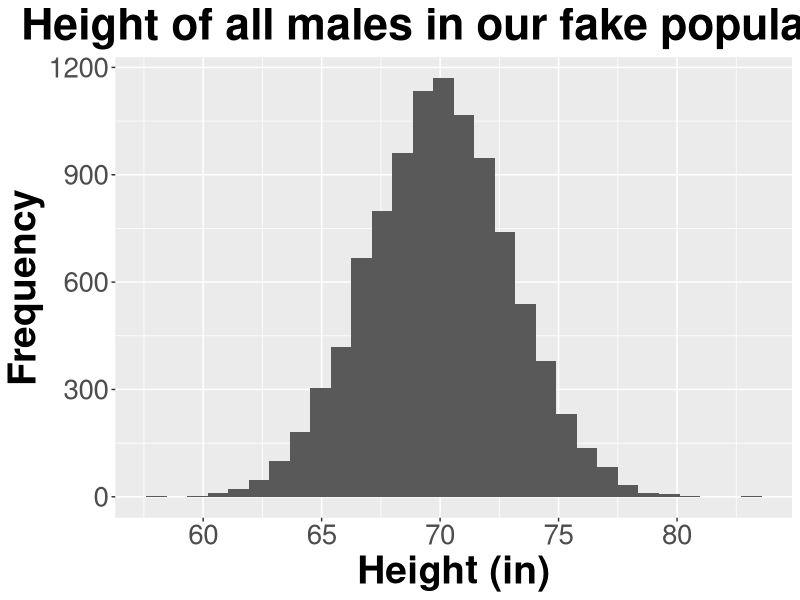
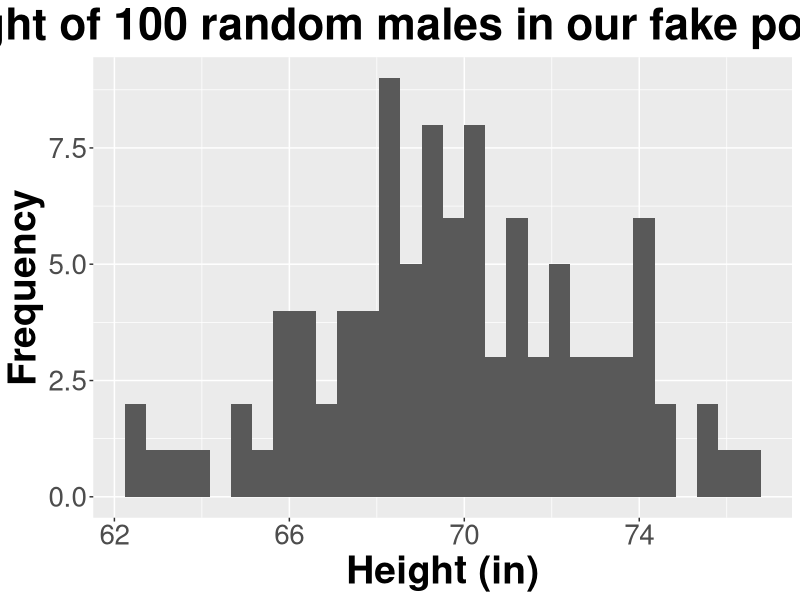
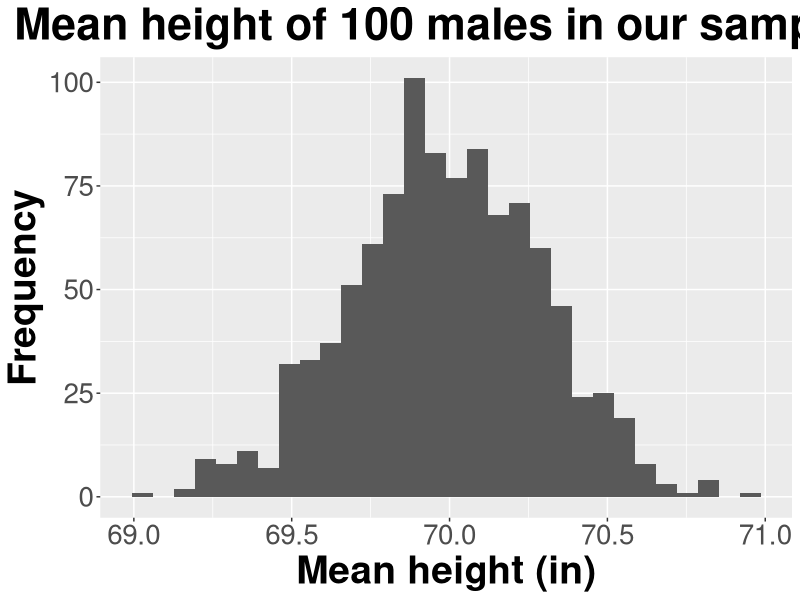
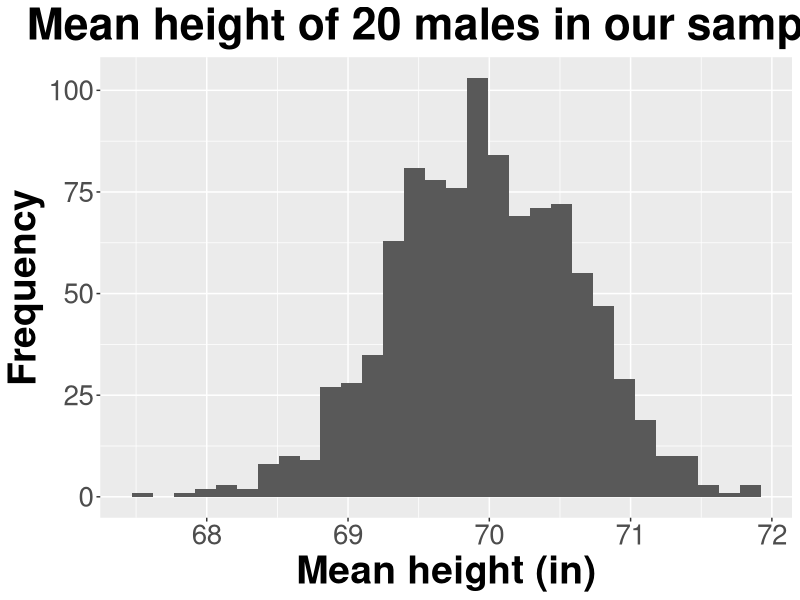
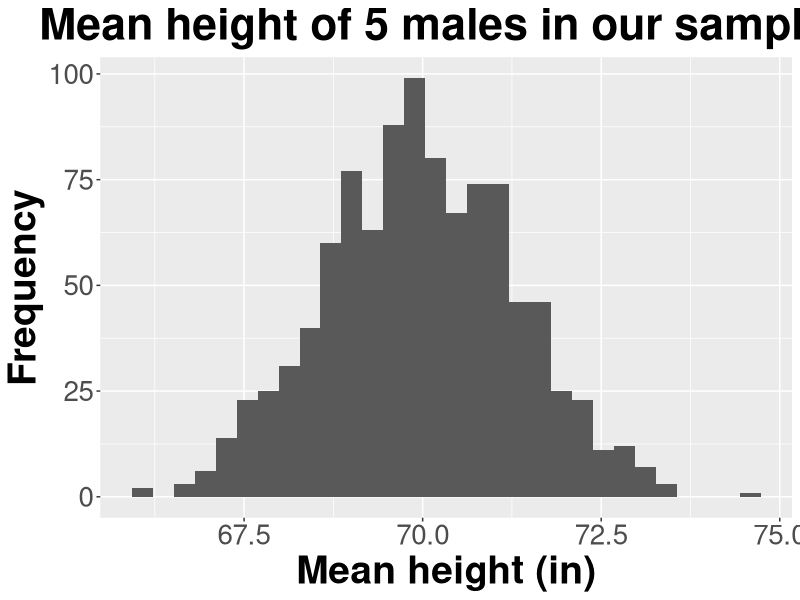
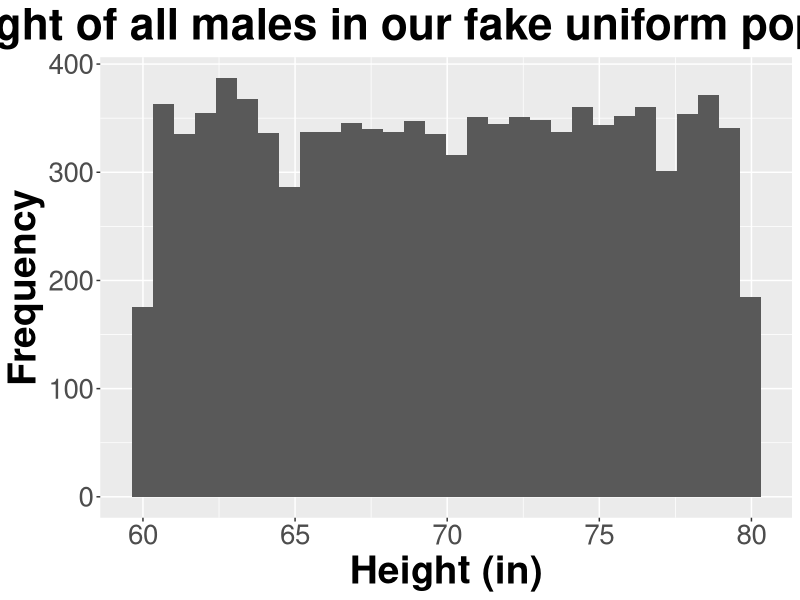
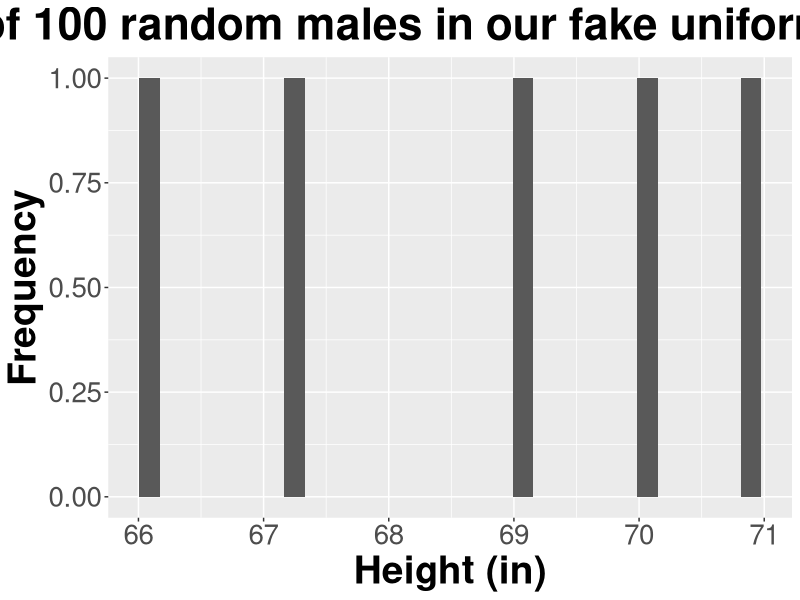
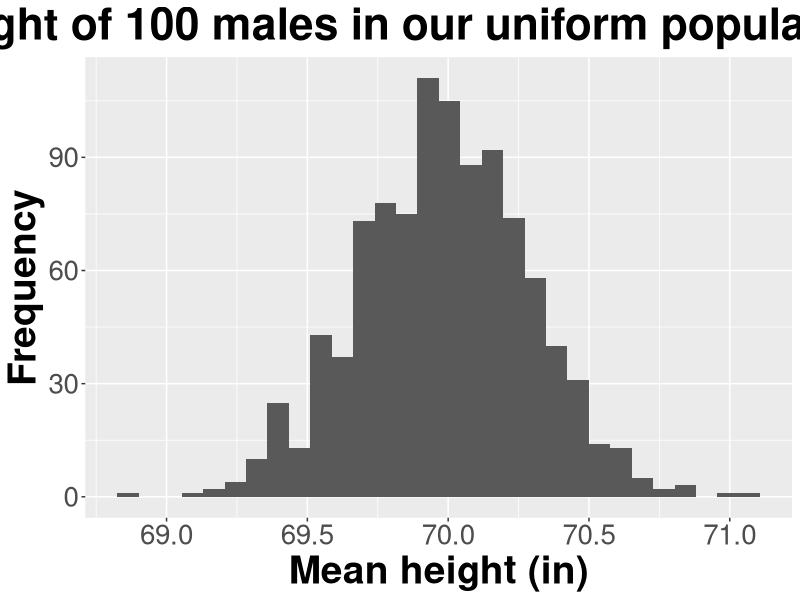

Write R code to recreate these figures, in order.
#from second class


#create "population" of males

population_size <- 10000
set.seed(42)
population <- data.frame(id = 1:population_size, 
                         height = rnorm(population_size, 70, 3))

require(ggplot2)

ggplot(population, aes_string("height")) + 
  geom_histogram(size=3) +
  xlab("Height (in)")+
  ylab("Frequency")+
  ggtitle("Height of all males in our fake population")+
  theme(axis.title.x = element_text(face="bold", size=28), 
        axis.title.y = element_text(face="bold", size=28), 
        axis.text.y  = element_text(size=20),
        axis.text.x  = element_text(size=20), 
        legend.text =element_text(size=20),
        legend.title = element_text(size=20, face="bold"),
        legend.position = "bottom",
        plot.title = element_text(hjust = 0.5, face="bold", size=32))

#sample a 100 of these

sample_1 <- population[sample(nrow(population), 100),]
ggplot(sample_1, aes_string("height")) + 
  geom_histogram(size=3) +
  xlab("Height (in)")+
  ylab("Frequency")+
  ggtitle("Height of 100 random males in our fake population")+
  theme(axis.title.x = element_text(face="bold", size=28), 
        axis.title.y = element_text(face="bold", size=28), 
        axis.text.y  = element_text(size=20),
        axis.text.x  = element_text(size=20), 
        legend.text =element_text(size=20),
        legend.title = element_text(size=20, face="bold"),
        legend.position = "bottom",
        plot.title = element_text(hjust = 0.5, face="bold", size=32))
mean(sample_1$height)
sd(sample_1$height)

#now do this a 1000 times and record it
number_of_samples <- 1000
sample_outcomes <- data.frame(mean = rep(NA, number_of_samples), sd = NA)

for (i in 1:number_of_samples){
  sample_1 <- population[sample(nrow(population), 100),]
  sample_outcomes$mean[i] <- mean(sample_1$height)
  sample_outcomes$sd[i] <- sd(sample_1$height)
  
}

ggplot(sample_outcomes, aes_string("mean")) + 
  geom_histogram(size=3) +
  xlab("Mean height (in)")+
  ylab("Frequency")+
  ggtitle("Mean height of 100 males in our samples")+
  theme(axis.title.x = element_text(face="bold", size=28), 
        axis.title.y = element_text(face="bold", size=28), 
        axis.text.y  = element_text(size=20),
        axis.text.x  = element_text(size=20), 
        legend.text =element_text(size=20),
        legend.title = element_text(size=20, face="bold"),
        legend.position = "bottom",
        plot.title = element_text(hjust = 0.5, face="bold", size=32))
mean(sample_outcomes$mean)
sd(sample_outcomes$mean)

#what if we only sampled 20
##now do this a 1000 times and record it
number_of_samples <- 1000
sample_outcomes <- data.frame(mean = rep(NA, number_of_samples), sd = NA)

for (i in 1:number_of_samples){
  sample_1 <- population[sample(nrow(population), 20),]
  sample_outcomes$mean[i] <- mean(sample_1$height)
  sample_outcomes$sd[i] <- sd(sample_1$height)
  
}

ggplot(sample_outcomes, aes_string("mean")) + 
  geom_histogram(size=3) +
  xlab("Mean height (in)")+
  ylab("Frequency")+
  ggtitle("Mean height of 20 males in our samples")+
  theme(axis.title.x = element_text(face="bold", size=28), 
        axis.title.y = element_text(face="bold", size=28), 
        axis.text.y  = element_text(size=20),
        axis.text.x  = element_text(size=20), 
        legend.text =element_text(size=20),
        legend.title = element_text(size=20, face="bold"),
        legend.position = "bottom",
        plot.title = element_text(hjust = 0.5, face="bold", size=32))
mean(sample_outcomes$mean)
sd(sample_outcomes$mean)

#what if we only sampled 5
##now do this a 1000 times and record it
number_of_samples <- 1000
sample_outcomes <- data.frame(mean = rep(NA, number_of_samples), sd = NA)

for (i in 1:number_of_samples){
  sample_1 <- population[sample(nrow(population), 5),]
  sample_outcomes$mean[i] <- mean(sample_1$height)
  sample_outcomes$sd[i] <- sd(sample_1$height)
  
}

ggplot(sample_outcomes, aes_string("mean")) + 
  geom_histogram(size=3) +
  xlab("Mean height (in)")+
  ylab("Frequency")+
  ggtitle("Mean height of 5 males in our samples")+
  theme(axis.title.x = element_text(face="bold", size=28), 
        axis.title.y = element_text(face="bold", size=28), 
        axis.text.y  = element_text(size=20),
        axis.text.x  = element_text(size=20), 
        legend.text =element_text(size=20),
        legend.title = element_text(size=20, face="bold"),
        legend.position = "bottom",
        plot.title = element_text(hjust = 0.5, face="bold", size=32))
mean(sample_outcomes$mean)
sd(sample_outcomes$mean)

#what if underlying data not normal?

#create "population" of males

population_size <- 10000
set.seed(42)
population_unif <- data.frame(id = 1:population_size, 
                         height = runif(population_size, 60, 80))

ggplot(population_unif, aes_string("height")) + 
  geom_histogram(size=3) +
  xlab("Height (in)")+
  ylab("Frequency")+
  ggtitle("Height of all males in our fake uniform population")+
  theme(axis.title.x = element_text(face="bold", size=28), 
        axis.title.y = element_text(face="bold", size=28), 
        axis.text.y  = element_text(size=20),
        axis.text.x  = element_text(size=20), 
        legend.text =element_text(size=20),
        legend.title = element_text(size=20, face="bold"),
        legend.position = "bottom",
        plot.title = element_text(hjust = 0.5, face="bold", size=32))

#sample a 100 of these

sample_unif_1 <- population[sample(nrow(population_unif), 100),]
ggplot(sample_1, aes_string("height")) + 
  geom_histogram(size=3) +
  xlab("Height (in)")+
  ylab("Frequency")+
  ggtitle("Height of 100 random males in our fake uniform population")+
  theme(axis.title.x = element_text(face="bold", size=28), 
        axis.title.y = element_text(face="bold", size=28), 
        axis.text.y  = element_text(size=20),
        axis.text.x  = element_text(size=20), 
        legend.text =element_text(size=20),
        legend.title = element_text(size=20, face="bold"),
        legend.position = "bottom",
        plot.title = element_text(hjust = 0.5, face="bold", size=32))


#now do this a 1000 times and record it
number_of_samples <- 1000
sample_outcomes <- data.frame(mean = rep(NA, number_of_samples), sd = NA)

for (i in 1:number_of_samples){
  sample_unif_1 <- population[sample(nrow(population_unif), 100),]
  sample_outcomes$mean[i] <- mean(sample_unif_1$height)
  sample_outcomes$sd[i] <- sd(sample_unif_1$height)
  
}

ggplot(sample_outcomes, aes_string("mean")) + 
  geom_histogram(size=3) +
  xlab("Mean height (in)")+
  ylab("Frequency")+
  ggtitle("Mean height of 100 males in our uniform population samples")+
  theme(axis.title.x = element_text(face="bold", size=28), 
        axis.title.y = element_text(face="bold", size=28), 
        axis.text.y  = element_text(size=20),
        axis.text.x  = element_text(size=20), 
        legend.text =element_text(size=20),
        legend.title = element_text(size=20, face="bold"),
        legend.position = "bottom",
        plot.title = element_text(hjust = 0.5, face="bold", size=32))

#error bars in practice
#using 2 se as rule of thumb
number_of_samples <- 20
sample_outcomes <- data.frame(mean = rep(NA, number_of_samples), sd = NA, se = NA)

for (i in 1:number_of_samples){
  sample_1 <- population[sample(nrow(population), 100),]
  sample_outcomes$mean[i] <- mean(sample_1$height)
  sample_outcomes$sd[i] <- sd(sample_1$height)
  sample_outcomes$se <- sd(sample_1$height)/sqrt(100)
}
sample_outcomes$sample <- as.factor(1:number_of_samples)
ggplot(sample_outcomes
       , aes_string(x="sample", y="mean")) +
  geom_point(size = 3) +
  geom_errorbar(aes(ymin=mean-(2*se), ymax=mean+(2*se)), size=1.5)+
  geom_hline(aes(yintercept=70)) +
  ylab("Mean")+
  xlab("Sample")+
  ggtitle("Variation in error bars")+
  theme(axis.title.x = element_text(face="bold", size=28), 
        axis.title.y = element_text(face="bold", size=28), 
        axis.text.y  = element_text(size=20),
        axis.text.x  = element_text(size=20), 
        legend.text =element_text(size=20),
        legend.title = element_text(size=20, face="bold"),
        plot.title = element_text(hjust = 0.5, face="bold", size=32))

#need for clarity

#error bars in practice
#using 2 se as rule of thumb
number_of_samples <- 1
sample_outcomes <- data.frame(mean = rep(NA, number_of_samples), sd = NA, se = NA)

for (i in 1:number_of_samples){
  sample_1 <- population[sample(nrow(population), 100),]
  sample_outcomes$mean[i] <- mean(sample_1$height)
  sample_outcomes$sd[i] <- sd(sample_1$height)
  sample_outcomes$se <- sd(sample_1$height)/sqrt(100)
}
sample_outcomes$sample <- as.factor(1:number_of_samples)

sample_1$sample <- "Data"
sample_1$data <- sample_1$height
onese <- sample_outcomes
onese$sample <- "+- 1 standard error"
onese$data <- onese$mean
onese$bar_length <-  onese$se
twosd <- sample_outcomes
twosd$sample <- "+- 2 standard error ~ \n 95% confidence interval"
twosd$data <- twosd$mean
twosd$bar_length <-  onese$se * 2
onesd <- sample_outcomes
onesd$sample <- "+- 1 standard deviation"
onesd$data <- onesd$mean
onesd$bar_length <-  onese$sd

example_clarity <- merge(sample_1, onese, all.x =T, all.y = T)
example_clarity <- merge(example_clarity, twosd, all.x =T, all.y = T)
example_clarity <- merge(example_clarity, onesd, all.x =T, all.y = T)

require(plyr)
example_clarity$sample <- relevel(as.factor(example_clarity$sample), "Data")

ggplot(example_clarity
       , aes_string(x="sample", y="data")) +
  geom_point(size = 3) +
  geom_errorbar(aes(ymin=mean-bar_length, ymax=mean+bar_length), size=1.5)+
  ylab("Height")+
  xlab("")+
  ggtitle("Variation in error bar display")+
  theme(axis.title.x = element_text(face="bold", size=28), 
        axis.title.y = element_text(face="bold", size=28), 
        axis.text.y  = element_text(size=20),
        axis.text.x  = element_text(size=20), 
        legend.text =element_text(size=20),
        legend.title = element_text(size=20, face="bold"),
        plot.title = element_text(hjust = 0.5, face="bold", size=32))

#comparing groups
#
summarySE <- function(data=NULL, measurevar, groupvars=NULL, na.rm=FALSE,
conf.interval=.95, .drop=TRUE) {
  library(plyr)
  
  # New version of length which can handle NA's: if na.rm==T, don't count them
  length2 <- function (x, na.rm=FALSE) {
    if (na.rm) sum(!is.na(x))
    else       length(x)
  }
  
  # This does the summary. For each group's data frame, return a vector with
  # N, mean, and sd
  datac <- ddply(data, groupvars, .drop=.drop,
                 .fun = function(xx, col) {
                   c(N    = length2(xx[[col]], na.rm=na.rm),
                     mean = mean   (xx[[col]], na.rm=na.rm),
                     sd   = sd     (xx[[col]], na.rm=na.rm)
                   )
                 },
                 measurevar
  )
  
  # Rename the "mean" column
  #  datac <- rename(datac, c("mean" = measurevar))
  
  datac$se <- datac$sd / sqrt(datac$N)  # Calculate standard error of the mean
  
  # Confidence interval multiplier for standard error
  # Calculate t-statistic for confidence interval:
  # e.g., if conf.interval is .95, use .975 (above/below), and use df=N-1
  ciMult <- qt(conf.interval/2 + .5, datac$N-1)
  datac$ci <- datac$se * ciMult
  
  return(datac)
}

#BAR PLOTS####
#Now let's use this to get the confidence intervals for each month and plot them
monthly_wind_data <- summarySE(airquality, measurevar = "Wind", groupvars = "Month")
#look at it
monthly_wind_data

#now plot it in ggplot2

require(ggplot2)

ggplot(monthly_wind_data
       , aes_string(x="Month", y="mean")) +
  geom_col(size = 3) +
  geom_errorbar(aes(ymin=mean-ci, ymax=mean+ci), size=1.5) +
  ylab("Wind speed (mph)")+ggtitle("Wind speed over time")+
  theme(axis.title.x = element_text(face="bold", size=28), 
        axis.title.y = element_text(face="bold", size=28), 
        axis.text.y  = element_text(size=20),
        axis.text.x  = element_text(size=20), 
        legend.text =element_text(size=20),
        legend.title = element_text(size=20, face="bold"),
        plot.title = element_text(hjust = 0.5, face="bold", size=32))
#or better
ggplot(monthly_wind_data
       , aes_string(x="Month", y="mean")) +
  geom_point(size = 3) +
  geom_errorbar(aes(ymin=mean-ci, ymax=mean+ci), size=1.5) +
  ylab("Wind speed (mph)")+ggtitle("Wind speed over time")+
  theme(axis.title.x = element_text(face="bold", size=28), 
        axis.title.y = element_text(face="bold", size=28), 
        axis.text.y  = element_text(size=20),
        axis.text.x  = element_text(size=20), 
        legend.text =element_text(size=20),
        legend.title = element_text(size=20, face="bold"),
        plot.title = element_text(hjust = 0.5, face="bold", size=32))+
  ylim(c(0,13.2)) #watch for truncated axes!

#probabilty####
